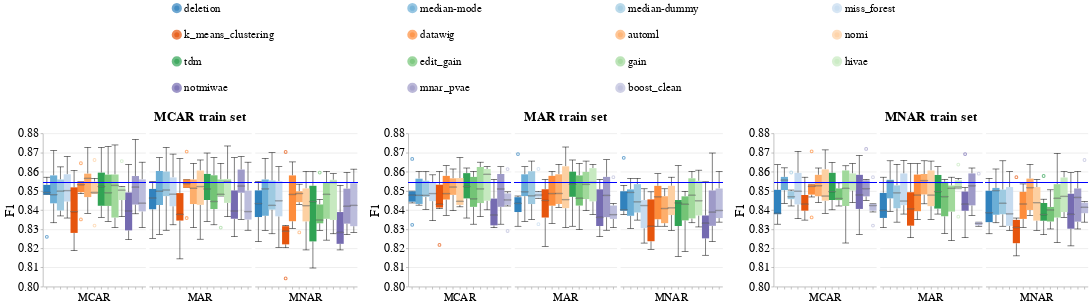

Notebook source saved alongside this figure:
### Code cell
create_box_plots_for_diff_imputers_v2(dataset_name=DATASET_NAME,
                                      model_name='rf_clf',
                                      metric_name='f1',
                                      db_client=db_client)

### Figure 1 — Vega-Lite specification as saved in the notebook (floating-point values rounded to 4 significant figures; data arrays with more than 128 entries replaced by an {"elided": "..."} marker saying what was removed)
{"config": {"view": {"continuousWidth": 400, "continuousHeight": 300, "stroke": null}, "axis": {"labelFontSize": 24, "labelFontWeight": "normal", "titleFontSize": 26, "titleFontWeight": "normal"}, "facet": {"spacing": 5}, "header": {"labelFontSize": 22, "labelOrient": "bottom", "labelPadding": 5, "titleFontSize": 26}, "legend": {"columns": 4, "direction": "horizontal", "labelFontSize": 22, "labelLimit": 400, "orient": "top", "symbolOffset": 250, "symbolStrokeWidth": 10, "titleAnchor": "middle", "titleFontSize": 24, "titleLimit": 300}, "title": {"fontSize": 26}}, "hconcat": [{"data": {"name": "data-365fbf42f7997104e97cf14304b56e01"}, "facet": {"column": {"field": "Test_Injection_Strategy", "sort": ["MCAR", "MAR", "MNAR"], "title": "MCAR train set", "type": "nominal"}}, "spec": {"layer": [{"mark": {"type": "boxplot", "median": {"stroke": "black", "strokeWidth": 0.7}, "ticks": true}, "encoding": {"color": {"field": "Null_Imputer_Name", "scale": {"scheme": "category20c"}, "sort": ["deletion", "median-mode", "median-dummy", "miss_forest", "k_means_clustering", "datawig", "automl", "nomi", "tdm", "edit_gain", "gain", "hivae", "notmiwae", "mnar_pvae"], "title": null, "type": "nominal"}, "x": {"axis": {"labels": false}, "field": "Null_Imputer_Name", "sort": ["deletion", "median-mode", "median-dummy", "miss_forest", "k_means_clustering", "datawig", "automl", "nomi", "tdm", "edit_gain", "gain", "hivae", "notmiwae", "mnar_pvae"], "title": null, "type": "nominal"}, "y": {"field": "Metric_Value", "scale": {"zero": false}, "title": "F1", "type": "quantitative"}}}, {"mark": "rule", "encoding": {"color": {"value": "blue"}, "size": {"value": 2}, "y": {"field": "Baseline_Median", "type": "quantitative"}}}], "width": 200}}, {"data": {"name": "data-7ed8090883ff0e153c81a4addea35207"}, "facet": {"column": {"field": "Test_Injection_Strategy", "sort": ["MCAR", "MAR", "MNAR"], "title": "MAR train set", "type": "nominal"}}, "spec": {"layer": [{"mark": {"type": "boxplot", "median": {"stroke": "black", "strokeWidth": 0.7}, "ticks": true}, "encoding": {"color": {"field": "Null_Imputer_Name", "scale": {"scheme": "category20c"}, "sort": ["deletion", "median-mode", "median-dummy", "miss_forest", "k_means_clustering", "datawig", "automl", "nomi", "tdm", "edit_gain", "gain", "hivae", "notmiwae", "mnar_pvae"], "title": null, "type": "nominal"}, "x": {"axis": {"labels": false}, "field": "Null_Imputer_Name", "sort": ["deletion", "median-mode", "median-dummy", "miss_forest", "k_means_clustering", "datawig", "automl", "nomi", "tdm", "edit_gain", "gain", "hivae", "notmiwae", "mnar_pvae"], "title": null, "type": "nominal"}, "y": {"field": "Metric_Value", "scale": {"zero": false}, "title": "F1", "type": "quantitative"}}}, {"mark": "rule", "encoding": {"color": {"value": "blue"}, "size": {"value": 2}, "y": {"field": "Baseline_Median", "type": "quantitative"}}}], "width": 200}}, {"data": {"name": "data-83609c6b97297dc028385af87513dd35"}, "facet": {"column": {"field": "Test_Injection_Strategy", "sort": ["MCAR", "MAR", "MNAR"], "title": "MNAR train set", "type": "nominal"}}, "spec": {"layer": [{"mark": {"type": "boxplot", "median": {"stroke": "black", "strokeWidth": 0.7}, "ticks": true}, "encoding": {"color": {"field": "Null_Imputer_Name", "scale": {"scheme": "category20c"}, "sort": ["deletion", "median-mode", "median-dummy", "miss_forest", "k_means_clustering", "datawig", "automl", "nomi", "tdm", "edit_gain", "gain", "hivae", "notmiwae", "mnar_pvae"], "title": null, "type": "nominal"}, "x": {"axis": {"labels": false}, "field": "Null_Imputer_Name", "sort": ["deletion", "median-mode", "median-dummy", "miss_forest", "k_means_clustering", "datawig", "automl", "nomi", "tdm", "edit_gain", "gain", "hivae", "notmiwae", "mnar_pvae"], "title": null, "type": "nominal"}, "y": {"field": "Metric_Value", "scale": {"zero": false}, "title": "F1", "type": "quantitative"}}}, {"mark": "rule", "encoding": {"color": {"value": "blue"}, "size": {"value": 2}, "y": {"field": "Baseline_Median", "type": "quantitative"}}}], "width": 200}}], "resolve": {"scale": {"color": "shared", "y": "shared"}}, "$schema": "https://vega.github.io/schema/vega-lite/v4.17.0.json", "datasets": {"data-365fbf42f7997104e97cf14304b56e01": {"elided": "270 records"}, "data-7ed8090883ff0e153c81a4addea35207": {"elided": "270 records"}, "data-83609c6b97297dc028385af87513dd35": {"elided": "270 records"}}}
